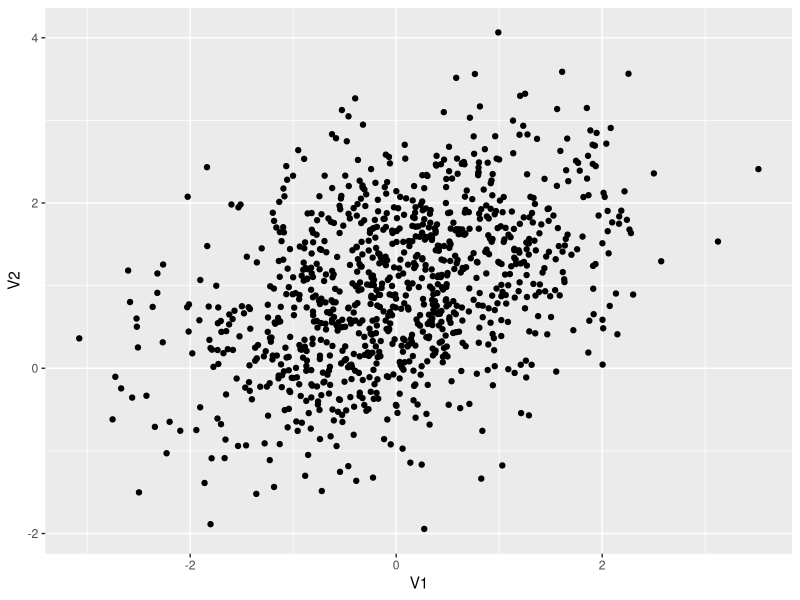
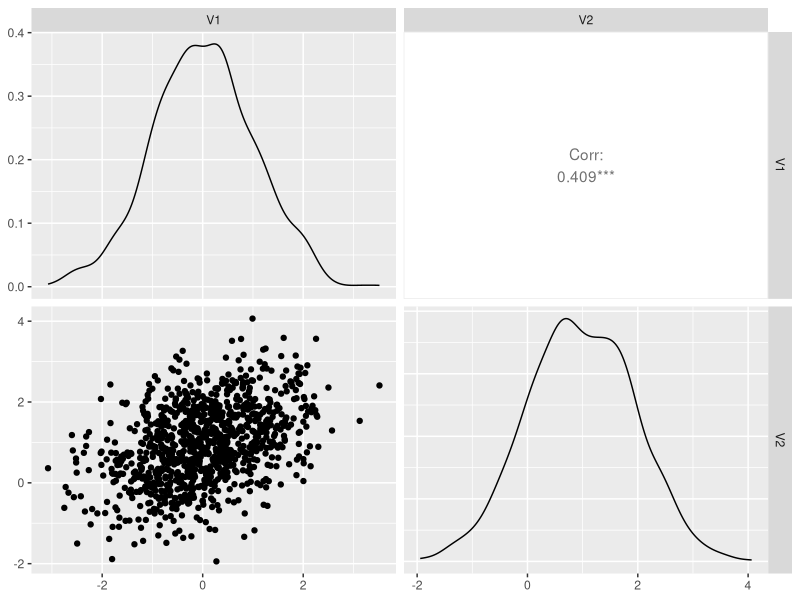

These figures' R source, in order:
## ---- chunk 1
library(tidyverse)
library(MASS)
library(GGally)
## ---- chunk 2
knitr::opts_chunk$set(fig.pos = 'H',
                      fig.asp = 0.618,
                      fig.width = 4,
                      fig.cap = "", 
                      fig.path = "",
                      out.width = "100%",
                      echo = FALSE,
                      message = FALSE,
                      fig.show = "hold")
## ---- chunk 3
# source: https://medium.com/geekculture/how-to-generate-correlated-data-in-r-57a675b7fd2f

cor_preset <- sample(c(.9, .4, 0, -.4, -.9), 1)

# create the variance covariance matrix
sigma<-rbind(c(1,cor_preset), c(cor_preset, 1))
# create the mean vector
mu<-c(0, 1)
# generate the multivariate normal distribution
df<-as.data.frame(mvrnorm(n=1000, mu=mu, Sigma=sigma))
## ---- chunk 4
df |> 
  ggplot(aes(V1,V2)) +
  geom_point()
## ---- chunk 5
ggpairs(df)
